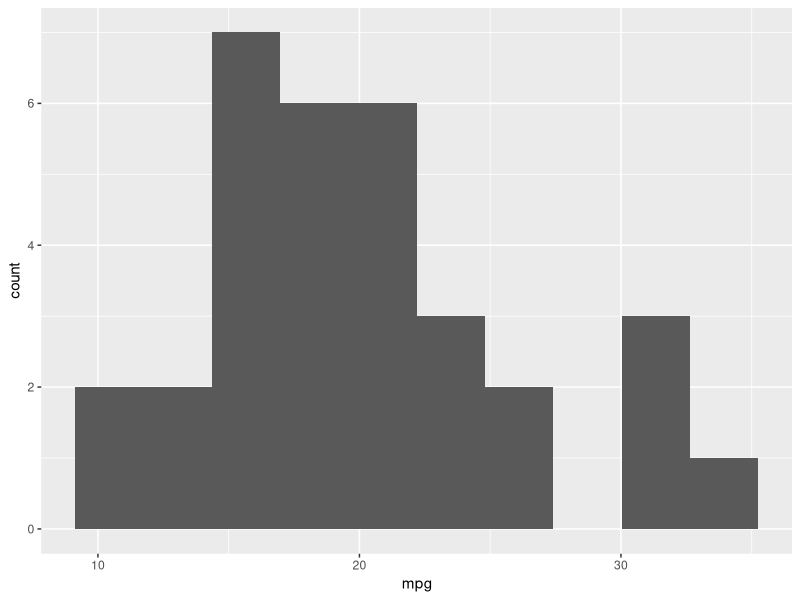
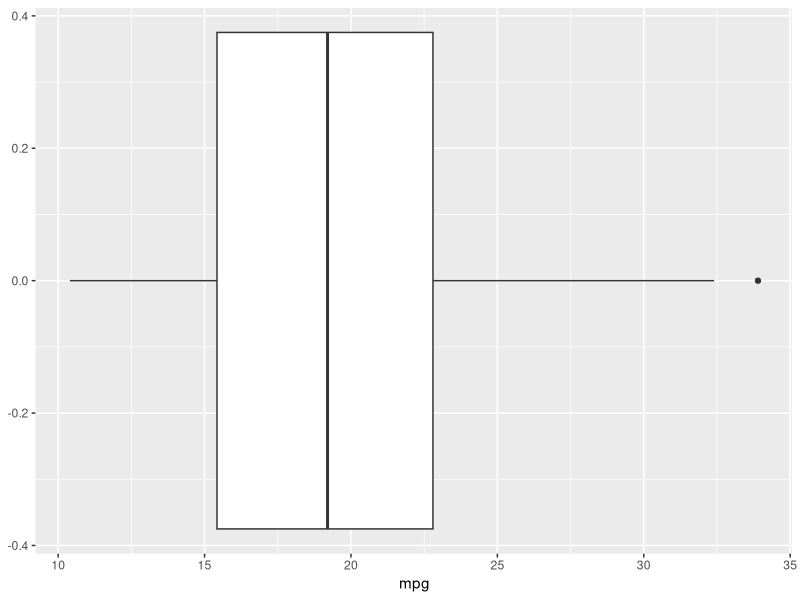
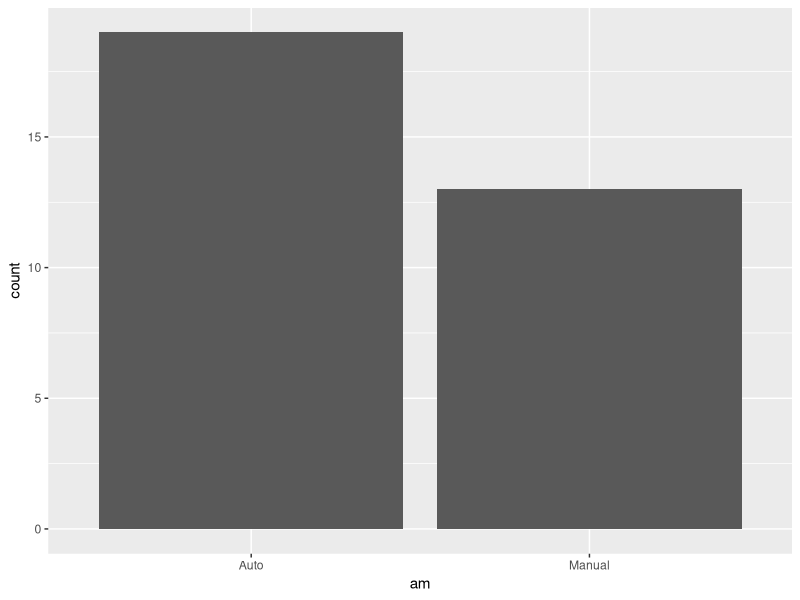
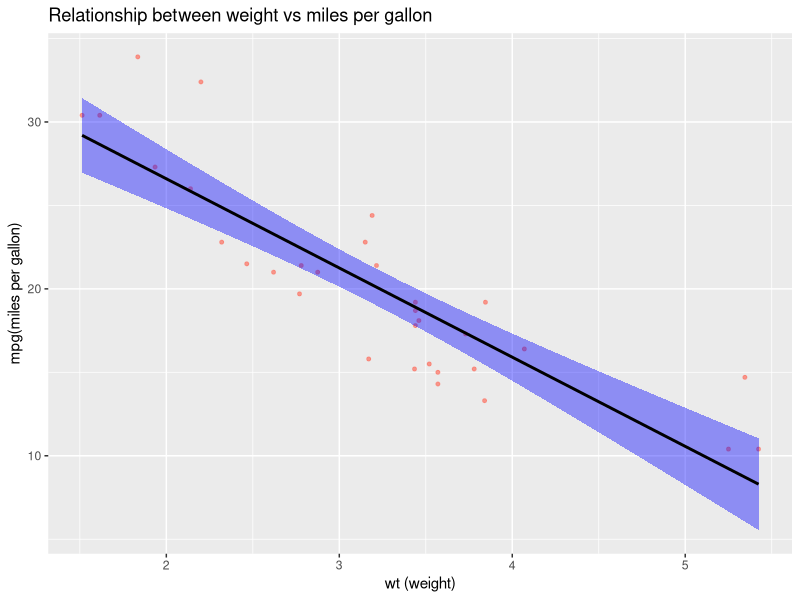
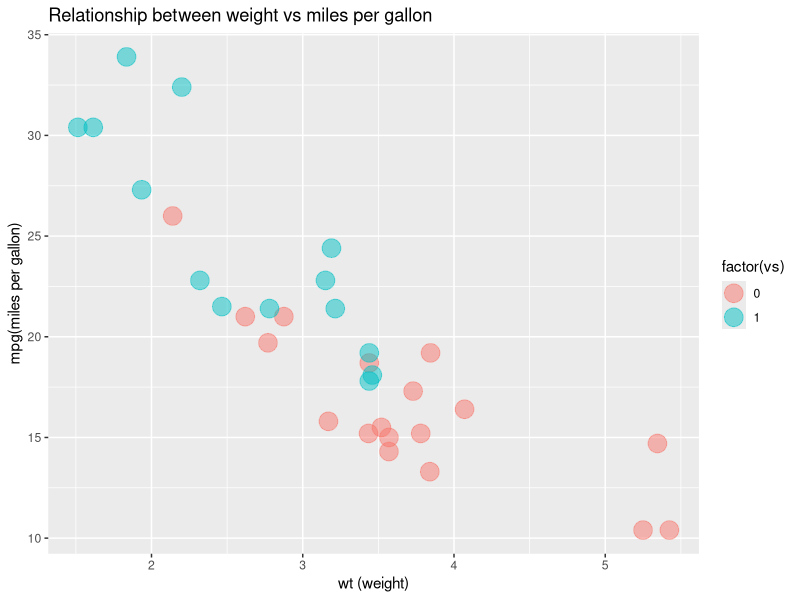
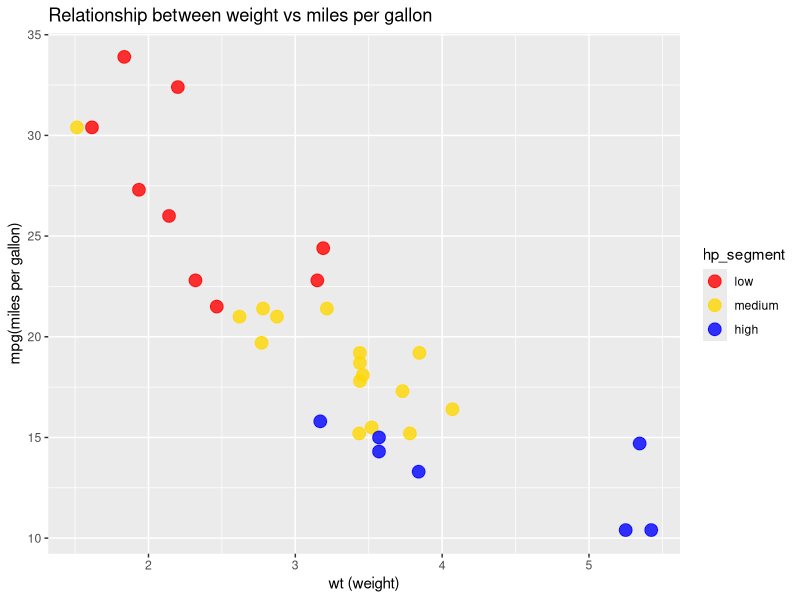
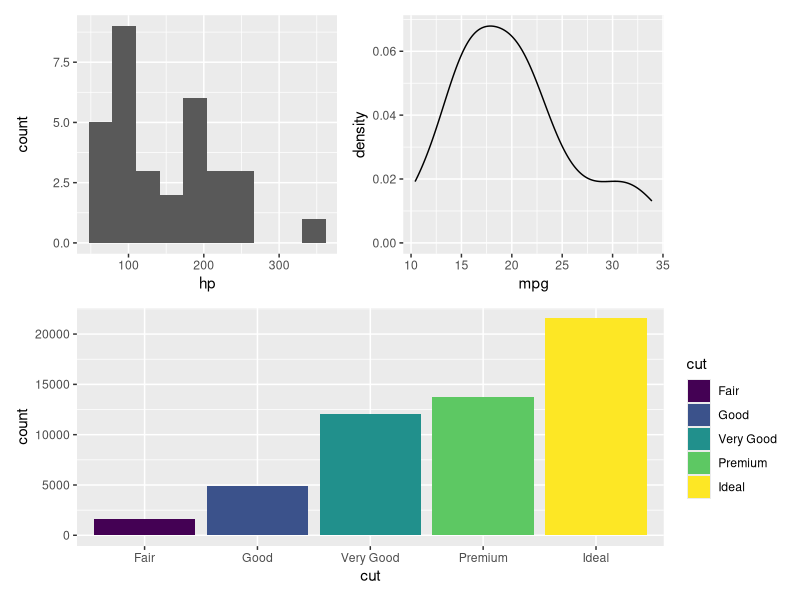

These figures' R source, in order:
## ---- chunk 1
library(dplyr)
library(ggplot2)
print("Hello word")
head(mtcars)
## ---- chunk 2
ggplot(mtcars, 
       aes(mpg)) +
  geom_histogram(bins=10)
## ---- chunk 3
ggplot(mtcars,aes(mpg))+
  geom_boxplot()
## ---- chunk 4
m <- mtcars %>%
  tibble() %>%
  mutate(am = factor(if_else(am==0, "Auto", "Manual")))

glimpse(m)
## ---- chunk 5
m %>% 
  count(am)%>%
  mutate(pct = n/sum(n))

ggplot(m,aes(am))+
  geom_bar()
## ---- chunk 6
ggplot(m, aes(wt, mpg)) +
  geom_point(color = "salmon",
             size = 1,
             alpha = 0.8) +
  geom_smooth(method = "lm",
              color = "black",
              fill = "blue")+
  labs(
    title = "Relationship between weight vs miles per gallon",
    x = "wt (weight)",
    y = "mpg(miles per gallon)")
## ---- chunk 7
ggplot(m,aes(wt,mpg))+
  geom_point(size = 6,
             alpha = 0.5,
             mapping = aes(color = factor(vs)))+
  labs(
    title = "Relationship between weight vs miles per gallon",
    x = "wt (weight)",
    y = "mpg(miles per gallon)")
## ---- chunk 8
m %>%
  select(wt, mpg, hp) %>%
  mutate(hp_segment = case_when( 
    hp < 100 ~ "low",
    hp < 200 ~ "medium",
    TRUE ~ "high"
  )) %>% 
  mutate(hp_segment = factor(   
      hp_segment,
      labels = c("low", "medium", "high"),   
      levels = c("low", "medium", "high"),   
      ordered = TRUE) ) %>%   
  ggplot(   mapping = aes(wt, mpg, 
                       color=hp_segment)) +
    geom_point(size=4, alpha=0.8) +
    scale_color_manual(values = c("red",      
                                  "gold",     
                                  "blue"))+
  labs(
    title = "Relationship between weight vs miles per gallon",
    x = "wt (weight)",
    y = "mpg(miles per gallon)")
## ---- chunk 9
library(ggplot2)
library(patchwork)
p1 <- ggplot(mtcars, aes(hp)) + geom_histogram(bins=10)
p2 <- ggplot(mtcars, aes(mpg)) + geom_density()
p3 <- ggplot(diamonds, aes(cut, fill=cut)) + geom_bar()



( p1 + p2 ) / p3 
